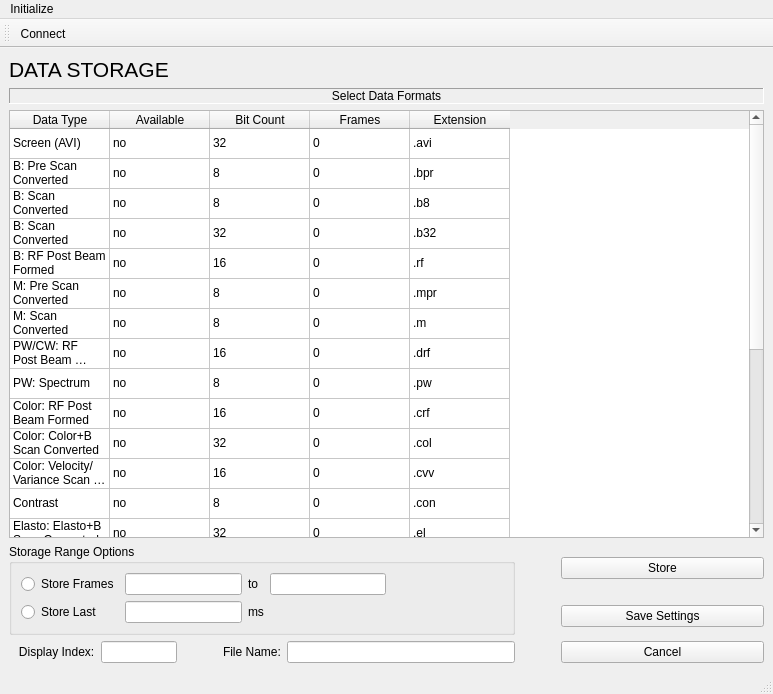
<?xml version="1.0" encoding="UTF-8"?>
<ui version="4.0">
 <class>MainWindow</class>
 <widget class="QMainWindow" name="MainWindow">
  <property name="geometry">
   <rect>
    <x>0</x>
    <y>0</y>
    <width>773</width>
    <height>694</height>
   </rect>
  </property>
  <property name="windowTitle">
   <string>Ulterius Demo</string>
  </property>
  <property name="windowIcon">
   <iconset resource="ulterius.qrc">
    <normaloff>:/res/u.ico</normaloff>:/res/u.ico</iconset>
  </property>
  <widget class="QWidget" name="centralwidget">
   <layout class="QGridLayout" name="gridLayout">
    <item row="0" column="0">
     <layout class="QVBoxLayout" name="verticalLayout">
      <item>
       <widget class="QLabel" name="label_6">
        <property name="font">
         <font>
          <pointsize>16</pointsize>
          <weight>50</weight>
          <bold>false</bold>
         </font>
        </property>
        <property name="text">
         <string>DATA STORAGE</string>
        </property>
       </widget>
      </item>
      <item>
       <widget class="QLabel" name="label_5">
        <property name="frameShape">
         <enum>QFrame::Panel</enum>
        </property>
        <property name="frameShadow">
         <enum>QFrame::Sunken</enum>
        </property>
        <property name="text">
         <string>Select Data Formats</string>
        </property>
        <property name="alignment">
         <set>Qt::AlignCenter</set>
        </property>
       </widget>
      </item>
      <item>
       <widget class="QTableWidget" name="tbl_dataList">
        <property name="editTriggers">
         <set>QAbstractItemView::NoEditTriggers</set>
        </property>
        <property name="selectionMode">
         <enum>QAbstractItemView::NoSelection</enum>
        </property>
        <attribute name="horizontalHeaderVisible">
         <bool>true</bool>
        </attribute>
        <attribute name="horizontalHeaderDefaultSectionSize">
         <number>100</number>
        </attribute>
        <attribute name="verticalHeaderVisible">
         <bool>false</bool>
        </attribute>
        <row>
         <property name="text">
          <string>udtScreen</string>
         </property>
        </row>
        <row>
         <property name="text">
          <string>udtBPre</string>
         </property>
        </row>
        <row>
         <property name="text">
          <string>udtBPost</string>
         </property>
        </row>
        <row>
         <property name="text">
          <string>udtBPost32</string>
         </property>
        </row>
        <row>
         <property name="text">
          <string>udtRF</string>
         </property>
        </row>
        <row>
         <property name="text">
          <string>udtMPre</string>
         </property>
        </row>
        <row>
         <property name="text">
          <string>udtMPost</string>
         </property>
        </row>
        <row>
         <property name="text">
          <string>udtPWRF</string>
         </property>
        </row>
        <row>
         <property name="text">
          <string>udtPWSpectrum</string>
         </property>
        </row>
        <row>
         <property name="text">
          <string>udtColorRF</string>
         </property>
        </row>
        <row>
         <property name="text">
          <string>udtColorCombined</string>
         </property>
        </row>
        <row>
         <property name="text">
          <string>udtColorVelocityVariance</string>
         </property>
        </row>
        <row>
         <property name="text">
          <string>udtContrast</string>
         </property>
        </row>
        <row>
         <property name="text">
          <string>udtElastoCombined</string>
         </property>
        </row>
        <row>
         <property name="text">
          <string>udtElastoOverlay</string>
         </property>
        </row>
        <row>
         <property name="text">
          <string>udtElastoPre</string>
         </property>
        </row>
        <row>
         <property name="text">
          <string>udtECG</string>
         </property>
        </row>
        <row>
         <property name="text">
          <string>udtGPS1</string>
         </property>
        </row>
        <row>
         <property name="text">
          <string>udtGPS2</string>
         </property>
        </row>
        <row>
         <property name="text">
          <string>udtTimeStamp</string>
         </property>
        </row>
        <row>
         <property name="text">
          <string>udtColorSpectrumRF</string>
         </property>
        </row>
        <row>
         <property name="text">
          <string>udtMRF</string>
         </property>
        </row>
        <row>
         <property name="text">
          <string>udtDAQRF</string>
         </property>
        </row>
        <column>
         <property name="text">
          <string>Data Type</string>
         </property>
        </column>
        <column>
         <property name="text">
          <string>Available</string>
         </property>
        </column>
        <column>
         <property name="text">
          <string>Bit Count</string>
         </property>
        </column>
        <column>
         <property name="text">
          <string>Frames</string>
         </property>
        </column>
        <column>
         <property name="text">
          <string>Extension</string>
         </property>
        </column>
        <item row="0" column="0">
         <property name="text">
          <string>Screen (AVI)</string>
         </property>
        </item>
        <item row="0" column="1">
         <property name="text">
          <string>no</string>
         </property>
        </item>
        <item row="0" column="2">
         <property name="text">
          <string>32</string>
         </property>
        </item>
        <item row="0" column="3">
         <property name="text">
          <string>0</string>
         </property>
        </item>
        <item row="0" column="4">
         <property name="text">
          <string>.avi</string>
         </property>
        </item>
        <item row="1" column="0">
         <property name="text">
          <string>B: Pre Scan Converted</string>
         </property>
        </item>
        <item row="1" column="1">
         <property name="text">
          <string>no</string>
         </property>
        </item>
        <item row="1" column="2">
         <property name="text">
          <string>8</string>
         </property>
        </item>
        <item row="1" column="3">
         <property name="text">
          <string>0</string>
         </property>
        </item>
        <item row="1" column="4">
         <property name="text">
          <string>.bpr</string>
         </property>
        </item>
        <item row="2" column="0">
         <property name="text">
          <string>B: Scan Converted</string>
         </property>
        </item>
        <item row="2" column="1">
         <property name="text">
          <string>no</string>
         </property>
        </item>
        <item row="2" column="2">
         <property name="text">
          <string>8</string>
         </property>
        </item>
        <item row="2" column="3">
         <property name="text">
          <string>0</string>
         </property>
        </item>
        <item row="2" column="4">
         <property name="text">
          <string>.b8</string>
         </property>
        </item>
        <item row="3" column="0">
         <property name="text">
          <string>B: Scan Converted</string>
         </property>
        </item>
        <item row="3" column="1">
         <property name="text">
          <string>no</string>
         </property>
        </item>
        <item row="3" column="2">
         <property name="text">
          <string>32</string>
         </property>
        </item>
        <item row="3" column="3">
         <property name="text">
          <string>0</string>
         </property>
        </item>
        <item row="3" column="4">
         <property name="text">
          <string>.b32</string>
         </property>
        </item>
        <item row="4" column="0">
         <property name="text">
          <string>B: RF Post Beam Formed</string>
         </property>
        </item>
        <item row="4" column="1">
         <property name="text">
          <string>no</string>
         </property>
        </item>
        <item row="4" column="2">
         <property name="text">
          <string>16</string>
         </property>
        </item>
        <item row="4" column="3">
         <property name="text">
          <string>0</string>
         </property>
        </item>
        <item row="4" column="4">
         <property name="text">
          <string>.rf</string>
         </property>
        </item>
        <item row="5" column="0">
         <property name="text">
          <string>M: Pre Scan Converted</string>
         </property>
        </item>
        <item row="5" column="1">
         <property name="text">
          <string>no</string>
         </property>
        </item>
        <item row="5" column="2">
         <property name="text">
          <string>8</string>
         </property>
        </item>
        <item row="5" column="3">
         <property name="text">
          <string>0</string>
         </property>
        </item>
        <item row="5" column="4">
         <property name="text">
          <string>.mpr</string>
         </property>
        </item>
        <item row="6" column="0">
         <property name="text">
          <string>M: Scan Converted</string>
         </property>
        </item>
        <item row="6" column="1">
         <property name="text">
          <string>no</string>
         </property>
        </item>
        <item row="6" column="2">
         <property name="text">
          <string>8</string>
         </property>
        </item>
        <item row="6" column="3">
         <property name="text">
          <string>0</string>
         </property>
        </item>
        <item row="6" column="4">
         <property name="text">
          <string>.m</string>
         </property>
        </item>
        <item row="7" column="0">
         <property name="text">
          <string>PW/CW: RF Post Beam Formed</string>
         </property>
        </item>
        <item row="7" column="1">
         <property name="text">
          <string>no</string>
         </property>
        </item>
        <item row="7" column="2">
         <property name="text">
          <string>16</string>
         </property>
        </item>
        <item row="7" column="3">
         <property name="text">
          <string>0</string>
         </property>
        </item>
        <item row="7" column="4">
         <property name="text">
          <string>.drf</string>
         </property>
        </item>
        <item row="8" column="0">
         <property name="text">
          <string>PW: Spectrum</string>
         </property>
        </item>
        <item row="8" column="1">
         <property name="text">
          <string>no</string>
         </property>
        </item>
        <item row="8" column="2">
         <property name="text">
          <string>8</string>
         </property>
        </item>
        <item row="8" column="3">
         <property name="text">
          <string>0</string>
         </property>
        </item>
        <item row="8" column="4">
         <property name="text">
          <string>.pw</string>
         </property>
        </item>
        <item row="9" column="0">
         <property name="text">
          <string>Color: RF Post Beam Formed</string>
         </property>
        </item>
        <item row="9" column="1">
         <property name="text">
          <string>no</string>
         </property>
        </item>
        <item row="9" column="2">
         <property name="text">
          <string>16</string>
         </property>
        </item>
        <item row="9" column="3">
         <property name="text">
          <string>0</string>
         </property>
        </item>
        <item row="9" column="4">
         <property name="text">
          <string>.crf</string>
         </property>
        </item>
        <item row="10" column="0">
         <property name="text">
          <string>Color: Color+B Scan Converted</string>
         </property>
        </item>
        <item row="10" column="1">
         <property name="text">
          <string>no</string>
         </property>
        </item>
        <item row="10" column="2">
         <property name="text">
          <string>32</string>
         </property>
        </item>
        <item row="10" column="3">
         <property name="text">
          <string>0</string>
         </property>
        </item>
        <item row="10" column="4">
         <property name="text">
          <string>.col</string>
         </property>
        </item>
        <item row="11" column="0">
         <property name="text">
          <string>Color: Velocity/Variance Scan Converted</string>
         </property>
        </item>
        <item row="11" column="1">
         <property name="text">
          <string>no</string>
         </property>
        </item>
        <item row="11" column="2">
         <property name="text">
          <string>16</string>
         </property>
        </item>
        <item row="11" column="3">
         <property name="text">
          <string>0</string>
         </property>
        </item>
        <item row="11" column="4">
         <property name="text">
          <string>.cvv</string>
         </property>
        </item>
        <item row="12" column="0">
         <property name="text">
          <string>Contrast</string>
         </property>
        </item>
        <item row="12" column="1">
         <property name="text">
          <string>no</string>
         </property>
        </item>
        <item row="12" column="2">
         <property name="text">
          <string>8</string>
         </property>
        </item>
        <item row="12" column="3">
         <property name="text">
          <string>0</string>
         </property>
        </item>
        <item row="12" column="4">
         <property name="text">
          <string>.con</string>
         </property>
        </item>
        <item row="13" column="0">
         <property name="text">
          <string>Elasto: Elasto+B Scan Converted</string>
         </property>
        </item>
        <item row="13" column="1">
         <property name="text">
          <string>no</string>
         </property>
        </item>
        <item row="13" column="2">
         <property name="text">
          <string>32</string>
         </property>
        </item>
        <item row="13" column="3">
         <property name="text">
          <string>0</string>
         </property>
        </item>
        <item row="13" column="4">
         <property name="text">
          <string>.el</string>
         </property>
        </item>
        <item row="14" column="0">
         <property name="text">
          <string>Elasto: Overlay</string>
         </property>
        </item>
        <item row="14" column="1">
         <property name="text">
          <string>no</string>
         </property>
        </item>
        <item row="14" column="2">
         <property name="text">
          <string>8</string>
         </property>
        </item>
        <item row="14" column="3">
         <property name="text">
          <string>0</string>
         </property>
        </item>
        <item row="14" column="4">
         <property name="text">
          <string>.elo</string>
         </property>
        </item>
        <item row="15" column="0">
         <property name="text">
          <string>Elasto: Pre Scan Converted</string>
         </property>
        </item>
        <item row="15" column="1">
         <property name="text">
          <string>no</string>
         </property>
        </item>
        <item row="15" column="2">
         <property name="text">
          <string>8</string>
         </property>
        </item>
        <item row="15" column="3">
         <property name="text">
          <string>0</string>
         </property>
        </item>
        <item row="15" column="4">
         <property name="text">
          <string>.epr</string>
         </property>
        </item>
        <item row="16" column="0">
         <property name="text">
          <string>ECG</string>
         </property>
        </item>
        <item row="16" column="1">
         <property name="text">
          <string>no</string>
         </property>
        </item>
        <item row="16" column="2">
         <property name="text">
          <string>8</string>
         </property>
        </item>
        <item row="16" column="3">
         <property name="text">
          <string>0</string>
         </property>
        </item>
        <item row="16" column="4">
         <property name="text">
          <string>.ecg</string>
         </property>
        </item>
        <item row="17" column="0">
         <property name="text">
          <string>GPS1</string>
         </property>
        </item>
        <item row="17" column="1">
         <property name="text">
          <string>no</string>
         </property>
        </item>
        <item row="17" column="2">
         <property name="text">
          <string>652</string>
         </property>
        </item>
        <item row="17" column="3">
         <property name="text">
          <string>0</string>
         </property>
        </item>
        <item row="17" column="4">
         <property name="text">
          <string>.gps1</string>
         </property>
        </item>
        <item row="18" column="0">
         <property name="text">
          <string>GPS2</string>
         </property>
        </item>
        <item row="18" column="1">
         <property name="text">
          <string>no</string>
         </property>
        </item>
        <item row="18" column="2">
         <property name="text">
          <string>652</string>
         </property>
        </item>
        <item row="18" column="3">
         <property name="text">
          <string>0</string>
         </property>
        </item>
        <item row="18" column="4">
         <property name="text">
          <string>.gps2</string>
         </property>
        </item>
        <item row="19" column="0">
         <property name="text">
          <string>Time Stamps</string>
         </property>
        </item>
        <item row="19" column="1">
         <property name="text">
          <string>no</string>
         </property>
        </item>
        <item row="19" column="2">
         <property name="text">
          <string>32</string>
         </property>
        </item>
        <item row="19" column="3">
         <property name="text">
          <string>0</string>
         </property>
        </item>
        <item row="19" column="4">
         <property name="text">
          <string>.t</string>
         </property>
        </item>
        <item row="20" column="0">
         <property name="text">
          <string>ColorM: RF Post Beam Formed</string>
         </property>
        </item>
        <item row="20" column="1">
         <property name="text">
          <string>no</string>
         </property>
        </item>
        <item row="20" column="2">
         <property name="text">
          <string>16</string>
         </property>
        </item>
        <item row="20" column="3">
         <property name="text">
          <string>0</string>
         </property>
        </item>
        <item row="20" column="4">
         <property name="text">
          <string>.colmrf</string>
         </property>
        </item>
        <item row="21" column="0">
         <property name="text">
          <string>M: RF Post Beam Formed</string>
         </property>
        </item>
        <item row="21" column="1">
         <property name="text">
          <string>no</string>
         </property>
        </item>
        <item row="21" column="2">
         <property name="text">
          <string>16</string>
         </property>
        </item>
        <item row="21" column="3">
         <property name="text">
          <string>0</string>
         </property>
        </item>
        <item row="21" column="4">
         <property name="text">
          <string>.mrf</string>
         </property>
        </item>
        <item row="22" column="0">
         <property name="text">
          <string>DAQ: RF Pre Beam Formed</string>
         </property>
        </item>
        <item row="22" column="1">
         <property name="text">
          <string>no</string>
         </property>
        </item>
        <item row="22" column="2">
         <property name="text">
          <string>16</string>
         </property>
        </item>
        <item row="22" column="3">
         <property name="text">
          <string>0</string>
         </property>
        </item>
        <item row="22" column="4">
         <property name="text">
          <string>.daqrf</string>
         </property>
        </item>
       </widget>
      </item>
      <item>
       <layout class="QGridLayout" name="gridLayout_2">
        <item row="2" column="2">
         <widget class="QPushButton" name="pshBtn_cancel">
          <property name="sizePolicy">
           <sizepolicy hsizetype="Minimum" vsizetype="Fixed">
            <horstretch>2</horstretch>
            <verstretch>0</verstretch>
           </sizepolicy>
          </property>
          <property name="text">
           <string>Cancel</string>
          </property>
         </widget>
        </item>
        <item row="0" column="0" rowspan="2">
         <widget class="QGroupBox" name="groupBox">
          <property name="sizePolicy">
           <sizepolicy hsizetype="Preferred" vsizetype="Preferred">
            <horstretch>5</horstretch>
            <verstretch>0</verstretch>
           </sizepolicy>
          </property>
          <property name="title">
           <string>Storage Range Options</string>
          </property>
          <layout class="QGridLayout" name="gridLayout_3">
           <item row="0" column="3">
            <widget class="QLineEdit" name="lineEdit_5"/>
           </item>
           <item row="0" column="0">
            <widget class="QRadioButton" name="radioButton">
             <property name="text">
              <string>Store Frames</string>
             </property>
            </widget>
           </item>
           <item row="1" column="0">
            <widget class="QRadioButton" name="radioButton_2">
             <property name="text">
              <string>Store Last</string>
             </property>
            </widget>
           </item>
           <item row="0" column="1">
            <widget class="QLineEdit" name="lineEdit_2"/>
           </item>
           <item row="1" column="1">
            <widget class="QLineEdit" name="lineEdit_3"/>
           </item>
           <item row="0" column="2">
            <widget class="QLabel" name="label">
             <property name="text">
              <string>to</string>
             </property>
            </widget>
           </item>
           <item row="1" column="2">
            <widget class="QLabel" name="label_2">
             <property name="text">
              <string>ms</string>
             </property>
            </widget>
           </item>
           <item row="0" column="4">
            <spacer name="horizontalSpacer_2">
             <property name="orientation">
              <enum>Qt::Horizontal</enum>
             </property>
             <property name="sizeHint" stdset="0">
              <size>
               <width>40</width>
               <height>20</height>
              </size>
             </property>
            </spacer>
           </item>
          </layout>
         </widget>
        </item>
        <item row="1" column="2">
         <widget class="QPushButton" name="pshBtn_saveSettings">
          <property name="sizePolicy">
           <sizepolicy hsizetype="Minimum" vsizetype="Fixed">
            <horstretch>2</horstretch>
            <verstretch>0</verstretch>
           </sizepolicy>
          </property>
          <property name="text">
           <string>Save Settings</string>
          </property>
         </widget>
        </item>
        <item row="0" column="2">
         <widget class="QPushButton" name="pshBtn_store">
          <property name="sizePolicy">
           <sizepolicy hsizetype="Minimum" vsizetype="Fixed">
            <horstretch>2</horstretch>
            <verstretch>0</verstretch>
           </sizepolicy>
          </property>
          <property name="text">
           <string>Store</string>
          </property>
         </widget>
        </item>
        <item row="2" column="0">
         <layout class="QHBoxLayout" name="horizontalLayout_3">
          <item>
           <widget class="QLabel" name="label_4">
            <property name="text">
             <string>   Display Index:</string>
            </property>
           </widget>
          </item>
          <item>
           <widget class="QLineEdit" name="lineEdit_8">
            <property name="sizePolicy">
             <sizepolicy hsizetype="Expanding" vsizetype="Fixed">
              <horstretch>1</horstretch>
              <verstretch>0</verstretch>
             </sizepolicy>
            </property>
           </widget>
          </item>
          <item>
           <spacer name="horizontalSpacer">
            <property name="orientation">
             <enum>Qt::Horizontal</enum>
            </property>
            <property name="sizeHint" stdset="0">
             <size>
              <width>40</width>
              <height>20</height>
             </size>
            </property>
           </spacer>
          </item>
          <item>
           <widget class="QLabel" name="label_3">
            <property name="text">
             <string>File Name:</string>
            </property>
           </widget>
          </item>
          <item>
           <widget class="QLineEdit" name="lineEdit_10">
            <property name="sizePolicy">
             <sizepolicy hsizetype="Expanding" vsizetype="Fixed">
              <horstretch>3</horstretch>
              <verstretch>0</verstretch>
             </sizepolicy>
            </property>
           </widget>
          </item>
         </layout>
        </item>
        <item row="1" column="1">
         <spacer name="horizontalSpacer_3">
          <property name="orientation">
           <enum>Qt::Horizontal</enum>
          </property>
          <property name="sizeHint" stdset="0">
           <size>
            <width>40</width>
            <height>20</height>
           </size>
          </property>
         </spacer>
        </item>
       </layout>
      </item>
     </layout>
    </item>
   </layout>
  </widget>
  <widget class="QToolBar" name="wToolbar">
   <property name="windowTitle">
    <string>toolBar</string>
   </property>
   <attribute name="toolBarArea">
    <enum>TopToolBarArea</enum>
   </attribute>
   <attribute name="toolBarBreak">
    <bool>false</bool>
   </attribute>
   <addaction name="aConnect"/>
  </widget>
  <widget class="QStatusBar" name="wStatus"/>
  <widget class="QMenuBar" name="wMenu">
   <property name="geometry">
    <rect>
     <x>0</x>
     <y>0</y>
     <width>773</width>
     <height>26</height>
    </rect>
   </property>
   <widget class="QMenu" name="mInit">
    <property name="title">
     <string>Initialize</string>
    </property>
    <addaction name="mServerName"/>
   </widget>
   <addaction name="mInit"/>
  </widget>
  <action name="aFreeze">
   <property name="checkable">
    <bool>true</bool>
   </property>
   <property name="checked">
    <bool>false</bool>
   </property>
   <property name="icon">
    <iconset resource="ulterius.qrc">
     <normaloff>:/res/freeze.png</normaloff>:/res/freeze.png</iconset>
   </property>
   <property name="text">
    <string>Freeze</string>
   </property>
   <property name="toolTip">
    <string>Toggle freeze</string>
   </property>
  </action>
  <action name="aRefresh">
   <property name="icon">
    <iconset resource="ulterius.qrc">
     <normaloff>:/res/refresh.png</normaloff>:/res/refresh.png</iconset>
   </property>
   <property name="text">
    <string>Refresh</string>
   </property>
   <property name="toolTip">
    <string>Refresh information</string>
   </property>
  </action>
  <action name="aInjectToggle">
   <property name="checkable">
    <bool>true</bool>
   </property>
   <property name="icon">
    <iconset resource="ulterius.qrc">
     <normaloff>:/res/inject.png</normaloff>:/res/inject.png</iconset>
   </property>
   <property name="text">
    <string>Injection</string>
   </property>
   <property name="toolTip">
    <string>Toggle injection function</string>
   </property>
  </action>
  <action name="aInjectRandom">
   <property name="icon">
    <iconset resource="ulterius.qrc">
     <normaloff>:/res/random.png</normaloff>:/res/random.png</iconset>
   </property>
   <property name="text">
    <string>Inject Random</string>
   </property>
   <property name="toolTip">
    <string>Injects random data</string>
   </property>
  </action>
  <action name="mServerName">
   <property name="text">
    <string>Server Name...</string>
   </property>
  </action>
  <action name="aConnect">
   <property name="checkable">
    <bool>true</bool>
   </property>
   <property name="icon">
    <iconset resource="ulterius.qrc">
     <normaloff>:/res/connect.png</normaloff>:/res/connect.png</iconset>
   </property>
   <property name="text">
    <string>Connect</string>
   </property>
   <property name="toolTip">
    <string>Connect to server</string>
   </property>
  </action>
 </widget>
 <resources>
  <include location="ulterius.qrc"/>
 </resources>
 <connections>
  <connection>
   <sender>mServerName</sender>
   <signal>triggered()</signal>
   <receiver>MainWindow</receiver>
   <slot>onServerAddress()</slot>
   <hints>
    <hint type="sourcelabel">
     <x>-1</x>
     <y>-1</y>
    </hint>
    <hint type="destinationlabel">
     <x>304</x>
     <y>234</y>
    </hint>
   </hints>
  </connection>
  <connection>
   <sender>aConnect</sender>
   <signal>triggered(bool)</signal>
   <receiver>MainWindow</receiver>
   <slot>onConnect(bool)</slot>
   <hints>
    <hint type="sourcelabel">
     <x>-1</x>
     <y>-1</y>
    </hint>
    <hint type="destinationlabel">
     <x>196</x>
     <y>244</y>
    </hint>
   </hints>
  </connection>
 </connections>
 <slots>
  <slot>onConnect(bool)</slot>
  <slot>onFreeze(bool)</slot>
  <slot>onRefresh()</slot>
  <slot>onInjectToggle(bool)</slot>
  <slot>onInjectPrescan(bool)</slot>
  <slot>onInjectRandom()</slot>
  <slot>onProbe1()</slot>
  <slot>onProbe2()</slot>
  <slot>onProbe3()</slot>
  <slot>onServerAddress()</slot>
  <slot>onSelectPreset(QString)</slot>
  <slot>onSelectMode(int)</slot>
  <slot>onSelectParam()</slot>
  <slot>onIncParam()</slot>
  <slot>onDecParam()</slot>
  <slot>onSharedMemoryToggle(bool)</slot>
  <slot>onDataClicked(int,int)</slot>
 </slots>
</ui>
